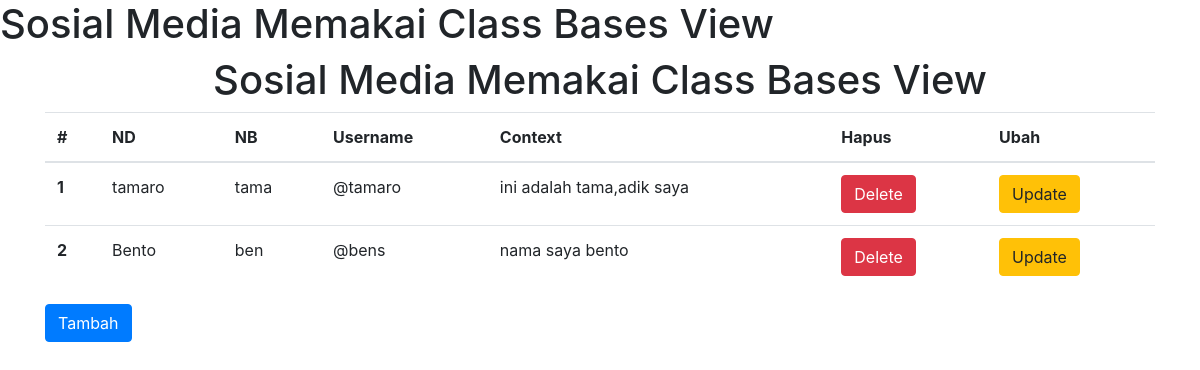
Screenshot of /sosmed/ with the database file from the repository.
### sosmed/models.py (models this page shows, shortened)
class instagram(models.Model):
	nama_depan =models.CharField(max_length=50)
	nama_belakang = models.CharField(max_length=50)
	username = models.CharField(max_length=50)
	context = models.CharField(max_length=100)

### sosmed/views.py (the view)
class SosmedListView(TemplateView):
	template_name = 'sosmed/list.html'
	def get_context_data(self,*args,**kwargs):
		semua_akun = instagram.objects.all()
		context = {
			'page_title':'Sosial Media Memakai Class Bases View',
			'semua_akun':semua_akun
		}
		return context

### sosmed/templates/sosmed/list.html (shortened to what this page needs)
{% extends "base.html" %}
{% block contents %}
    	<h1 style="text-align: center">{{page_title}}</h1>
    	<table class="table">
      <thead>
        <tr>
          <th scope="col">#</th>
          <th scope="col">ND</th>
          <th scope="col">NB</th>
          <th scope="col">Username</th>
          <th scope="col">Context</th>
          <th scope="col">Hapus</th>
          <th scope="col">Ubah</th>
        </tr>
      </thead>
      <tbody>
        {% for akun in semua_akun %}
        <tr>
          <th scope="row">{{forloop.counter}}</th>
          <td>{{akun.nama_depan}}</td>
          <td>{{akun.nama_belakang}}</td>
          <td>{{akun.username}}</td>
          <td>{{akun.context}}</td>
          <td><a class="btn btn-danger" href="{% url 'sosmed:delete' akun.id%}">Delete</a></td>
          <td><a class="btn btn-warning" href="{% url 'sosmed:update' akun.id%}">Update</a></td>
        </tr>
        {% endfor %}
      </tbody>
      </table>
<a class="btn btn-primary" href="{% url 'sosmed:create' %}">Tambah</a>
{% endblock contents %}

### templates/base.html (shortened to what this page needs)
<!doctype html>
<html lang="en">
  <head>
    <link rel="stylesheet" href="https://stackpath.bootstrapcdn.com/bootstrap/4.3.1/css/bootstrap.min.css">
  </head>
  <body>
    <h1>{{page_title}}</h1>
    <div class="container">
      {% block contents%}
      {% endblock contents%}
    </div>
  </body>
</html>

### rows the page displays
instagram: nama_depan "tamaro", nama_belakang "tama", username "@tamaro", context "ini adalah tama,adik saya"
instagram: nama_depan "Bento", nama_belakang "ben", username "@bens", context "nama saya bento"

### other values shown
{{ page_title }} "Sosial Media Memakai Class Bases View"
